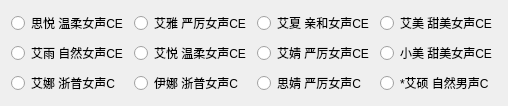
            <widget class="QWidget" name="tab_2">
             <attribute name="title">
              <string>客服场景</string>
             </attribute>
             <layout class="QGridLayout" name="gridLayout_2">
              <item row="2" column="1">
               <widget class="QRadioButton" name="Yina">
                <property name="text">
                 <string>伊娜 浙普女声C</string>
                </property>
                <attribute name="buttonGroup">
                 <string notr="true">per_ali</string>
                </attribute>
               </widget>
              </item>
              <item row="2" column="3">
               <widget class="QRadioButton" name="Aishuo">
                <property name="text">
                 <string>*艾硕 自然男声C</string>
                </property>
                <attribute name="buttonGroup">
                 <string notr="true">per_ali</string>
                </attribute>
               </widget>
              </item>
              <item row="0" column="1">
               <widget class="QRadioButton" name="Aiya">
                <property name="text">
                 <string>艾雅 严厉女声CE</string>
                </property>
                <attribute name="buttonGroup">
                 <string notr="true">per_ali</string>
                </attribute>
               </widget>
              </item>
              <item row="1" column="1">
               <widget class="QRadioButton" name="Aiyue">
                <property name="text">
                 <string>艾悦 温柔女声CE</string>
                </property>
                <attribute name="buttonGroup">
                 <string notr="true">per_ali</string>
                </attribute>
               </widget>
              </item>
              <item row="0" column="3">
               <widget class="QRadioButton" name="Aimei">
                <property name="text">
                 <string>艾美 甜美女声CE</string>
                </property>
                <attribute name="buttonGroup">
                 <string notr="true">per_ali</string>
                </attribute>
               </widget>
              </item>
              <item row="2" column="2">
               <widget class="QRadioButton" name="Sijing">
                <property name="text">
                 <string>思婧 严厉女声C</string>
                </property>
                <attribute name="buttonGroup">
                 <string notr="true">per_ali</string>
                </attribute>
               </widget>
              </item>
              <item row="1" column="2">
               <widget class="QRadioButton" name="Aijing">
                <property name="text">
                 <string>艾婧 严厉女声CE</string>
                </property>
                <attribute name="buttonGroup">
                 <string notr="true">per_ali</string>
                </attribute>
               </widget>
              </item>
              <item row="0" column="0">
               <widget class="QRadioButton" name="Siyue">
                <property name="text">
                 <string>思悦 温柔女声CE</string>
                </property>
                <attribute name="buttonGroup">
                 <string notr="true">per_ali</string>
                </attribute>
               </widget>
              </item>
              <item row="2" column="0">
               <widget class="QRadioButton" name="Aina">
                <property name="text">
                 <string>艾娜 浙普女声C</string>
                </property>
                <attribute name="buttonGroup">
                 <string notr="true">per_ali</string>
                </attribute>
               </widget>
              </item>
              <item row="1" column="3">
               <widget class="QRadioButton" name="Xiaomei">
                <property name="text">
                 <string>小美 甜美女声CE</string>
                </property>
                <attribute name="buttonGroup">
                 <string notr="true">per_ali</string>
                </attribute>
               </widget>
              </item>
              <item row="0" column="2">
               <widget class="QRadioButton" name="Aixia">
                <property name="text">
                 <string>艾夏 亲和女声CE</string>
                </property>
                <attribute name="buttonGroup">
                 <string notr="true">per_ali</string>
                </attribute>
               </widget>
              </item>
              <item row="1" column="0">
               <widget class="QRadioButton" name="Aiyu">
                <property name="text">
                 <string>艾雨 自然女声CE</string>
                </property>
                <attribute name="buttonGroup">
                 <string notr="true">per_ali</string>
                </attribute>
               </widget>
              </item>
             </layout>
            </widget>
